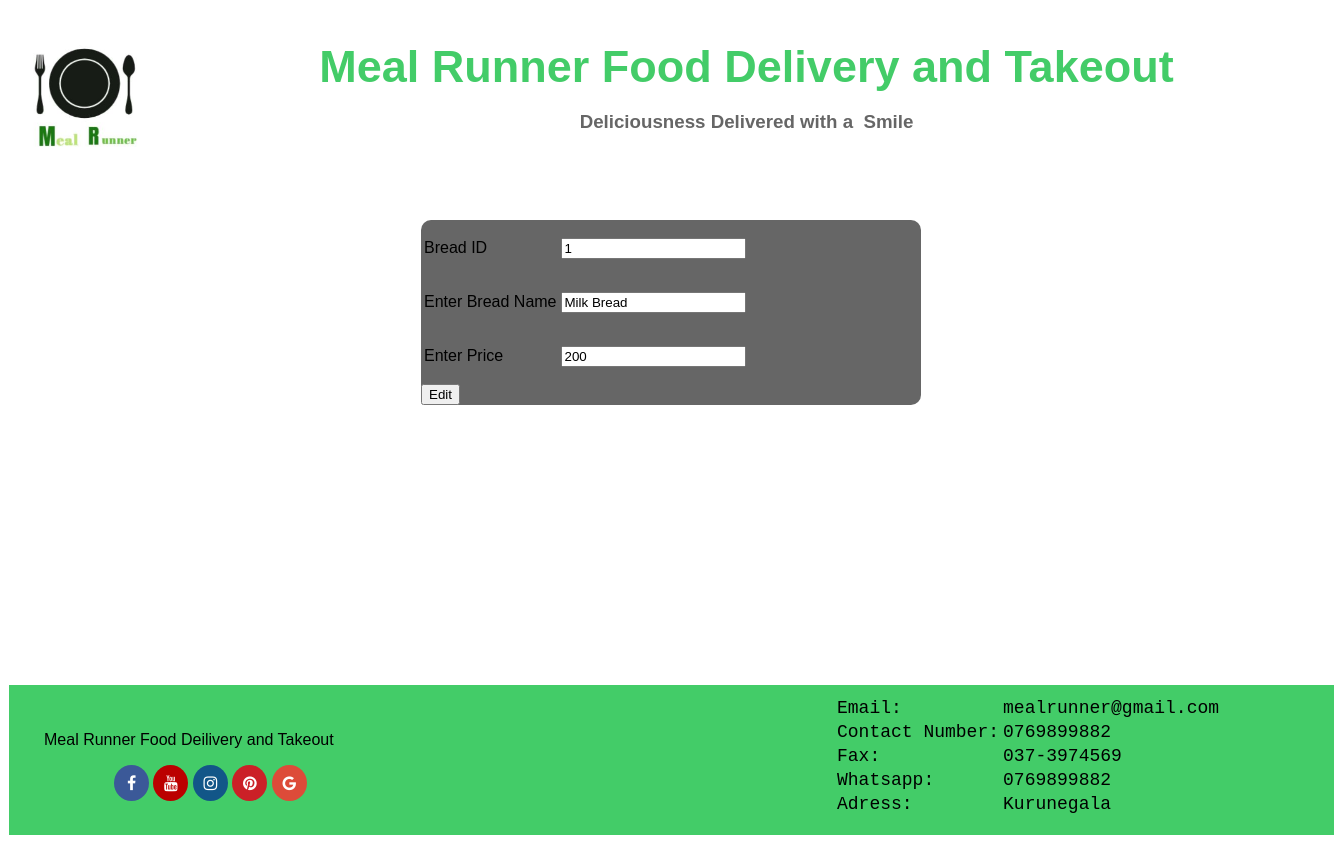
Screenshot of /editbread.php?Id=1 with the database file from the repository.
### tables this page shows
CREATE TABLE IF NOT EXISTS `bread` (
  `B_ID` int(11) NOT NULL AUTO_INCREMENT,
  `B_name` varchar(50) NOT NULL,
  `B_price` int(11) NOT NULL,
  PRIMARY KEY (`B_ID`)
);

### editbread.php (the view, shortened to what this page needs)
<?php
	include'connect.php';
	$id=$_GET['Id'];
	$Bname="";
	$Bprice="";
	$sql="SELECT * FROM bread WHERE B_ID='$id'";
	$result=mysqli_query($conn,$sql);
	if(mysqli_num_rows($result)>0)
	{
		while($row=mysqli_fetch_assoc($result))
		{
			$id=$row['B_ID'];
			$Bname=$row['B_name'];
			$Bprice=$row['B_price'];
		}
	}
?>
 <!DOCTYPE html PUBLIC "-//W3C//DTD XHTML 1.0 Transitional//EN" "http://www.w3.org/TR/xhtml1/DTD/xhtml1-transitional.dtd">
<html xmlns="http://www.w3.org/1999/xhtml">
<head><link rel="stylesheet" type="text/css" href="foodupdate.css"/>
<link rel="stylesheet" href="https://cdnjs.cloudflare.com/ajax/libs/font-awesome/4.7.0/css/font-awesome.min.css">
</head>
<body>
<div id="mai">
			<div id="logo">
            <img src="Backgrounds/478d7088-b22f-49a9-96ae-3f4aa470643a.jpeg" class="lg">
            </div>
			<div id="mainh">
            	   <div class="mainhsub">
					<p ><h2 id="topic">Meal Runner Food Delivery and Takeout</h2><br><h3 id="subtop">Deliciousness Delivered with a 					Smile</h3></p>
				  </div>
			</div>
 <div id="contl">
            <div class="tpcon">
            	<form action="renewbread.php" method="post">
                	<table>
                    <tr>
                        	<td>
                            	<p>Bread ID</p>
                            </td>
                            <td>
                            	<input type="text" name="kid" id="kid" class="kup" value="<?php echo $id;?>" readonly="readonly"/>
                            </td>
                        </tr>
                    	<tr>
                        	<td>
                            	<p>Enter Bread Name</p>
                            </td>
                            <td>
                            	<input type="text" name="kname" id="kname" class="kup" value="<?php echo $Bname;?>"/>
                            </td>
                        </tr>
                        <tr>
                        	<td>
                            	<p>Enter Price</p>
                            </td>
                            <td>
                            	<input type="number" name="Lprice" id="Lprice" class="kup" value="<?php echo $Bprice;?>"/>
                            </td>
                        </tr>
                    </table>
                    <input type="submit" name="sub" id="sub" class="btnsub" value="Edit">
                </form>
            </div>
  </div>
		<div id="ftr">
        	<div id="lftftr">
            	<p class="tp">Meal Runner Food Deilivery and Takeout</p>
               <p align="left" class="sb">
                <a href="#" class="fa fa-facebook"></a>
                <a href="#" class="fa fa-youtube"></a>
                <a href="#" class="fa fa-instagram"></a>
                <a href="#" class="fa fa-pinterest"></a>
                <a href="#" class="fa fa-google"></a>
                </p>
            </div>
            <div id="rtftr">
				<table id="tbl">
                	<tr>
                    	<td>Email:</td>
                        <td>mealrunner@gmail.com</td>
                    </tr>
                    <tr>
                    	<td>Contact Number:</td>
                        <td>0769899882</td>
                    </tr>
                     <tr>
                    	<td>Fax:</td>
                        <td>037-3974569</td>
                    </tr>
                    <tr>
                    	<td>Whatsapp:</td>
                        <td>0769899882</td>
                    </tr>
                    <tr>
                    	<td>Adress:</td>
                        <td>Kurunegala</td>
                    </tr>
                </table>
            </div>
        </div>
        </div>
        </body>
        </html>

### foodupdate.css (style rules this page uses)
body { background-color:; }
#mai { width:1325px; height:auto; background-color:white; margin:auto; border-radius: 10px; padding:0px; }
#logo { width:150px; height:150px; float:left; background-color:gray; }
#mainh { width:1175px; height:150px; float:left; background-color:#FFF; margin:auto; margin-bottom:15px; border-radius: 10px; }
.mainhsub { width:1175px; height:120px; float:left; background-color:#fff; margin:auto; font-family:"Trebuchet MS", Arial, Helvetica, sans-serif; color:Black; border-radius: 10px; }
#topic { padding-top:0px; margin:0px; text-align:center; font-size:45px; color:#43cc68; }
#subtop { padding-top:0px; margin:0px; text-align:center; color:#666; }
* { box-sizing: border-box; }
body { font-family: Verdana, sans-serif; }
img { vertical-align: middle; }
#contl { width:1300px; height:450px; background-color:#; margin-top:20px; margin-left:12px; float:left; }
#ftr { width:1325px; height:270px; background-color:#FFF; margin-top:25px; margin-bottom:25px; }
#lftftr { width:825px; height:150px; float:left; background-color:#43cc68; padding-top:30px; padding-left:35px; margin-top:25px; margin-bottom:25px; }
#rtftr { width:500px; height:150px; float:left; background-color:#43cc68; padding-top:10px; margin-top:25px; margin-bottom:25px; }
.fa { padding: 10px; font-size: 10px; width: 35px; text-align: center; text-decoration: none; border-radius: 50%; }
.fa-facebook { background: #3B5998; color: white; }
.fa-google { background: #dd4b39; color: white; }
.fa-youtube { background: #bb0000; color: white; }
.fa-instagram { background: #125688; color: white; }
.fa-pinterest { background: #cb2027; color: white; }
.tp { font-family:"Arial Black", Gadget, sans-serif; text-align:left; padding:0px; }
#tbl { text-align:justify; color:#000; font-family:"Courier New", Courier, monospace; font-size:18px; }
.sb { padding-left:70px; }
.tpcon { height:auto; width:500px; background-color:#666; margin-top:10px; margin-left:400px; border-radius:10px; }
.lg { width:150px; height:150px; }

### rows the page displays
bread: kid "1", kname "Milk Bread", Lprice "200"
